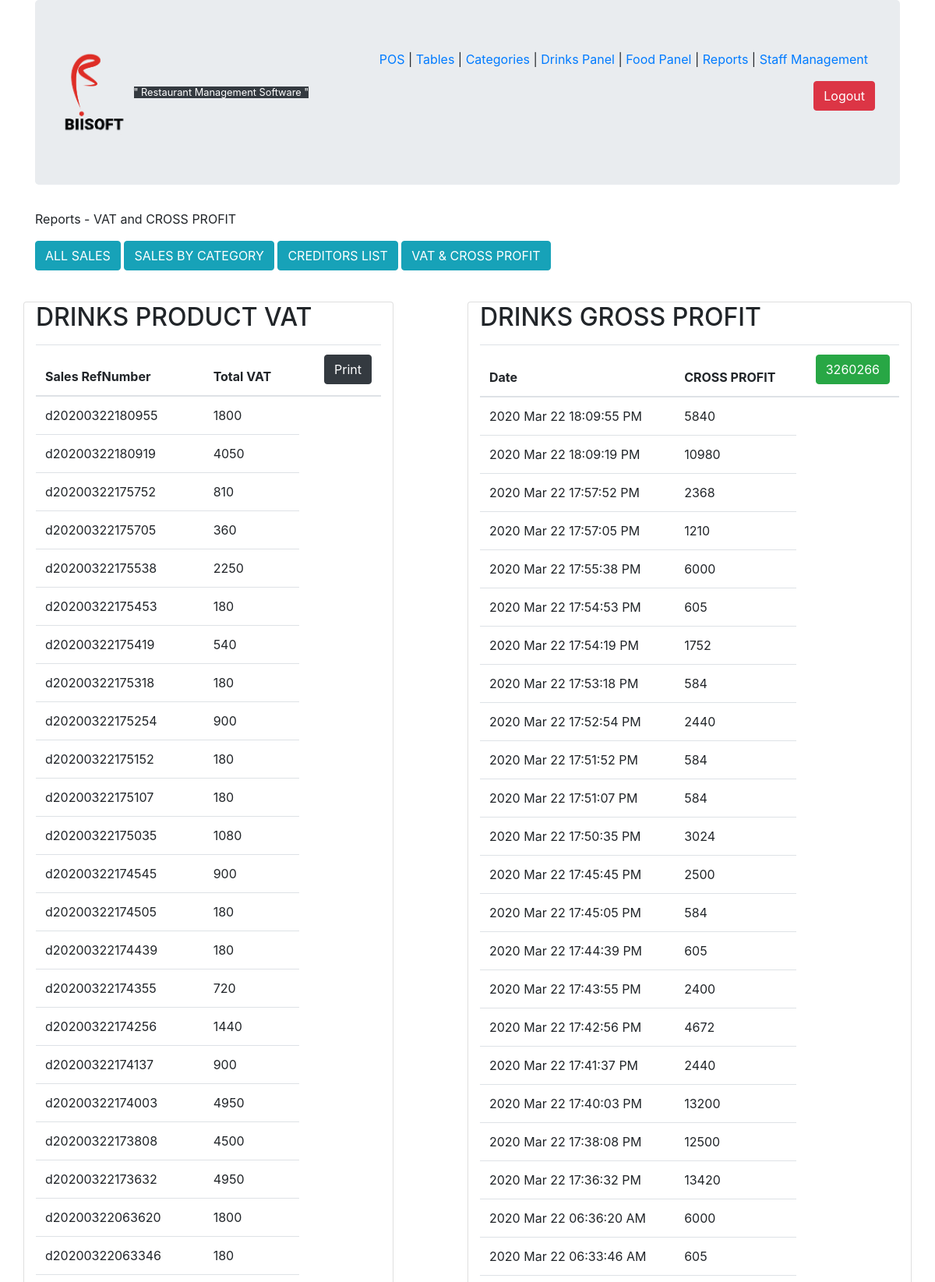
/profit.php (signed in, upper part), run on the app's committed database.
### tables this page shows
CREATE TABLE `sales` (
  `sales_id` int(11) NOT NULL,
  `sales_paymentMethod` varchar(45) NOT NULL,
  `sales_refNumber` varchar(255) NOT NULL,
  `sales_discount` int(11) NOT NULL,
  `sales_paid` int(11) NOT NULL COMMENT 'amount paid\n\n',
  `sales_total` int(11) NOT NULL COMMENT 'Total before discount\n\n',
  `sales_balance` int(11) NOT NULL COMMENT 'Total before discount\n\n',
  `sales_qty` int(11) NOT NULL,
  `sales_date` date NOT NULL,
  `sales_isssed_by` varchar(100) NOT NULL,
  `sales_deleted` int(11) NOT NULL DEFAULT 0,
  `sales_time` int(11) NOT NULL,
  `sales_dlt_date` int(11) DEFAULT NULL,
  `sales_dlt_by` varchar(45) DEFAULT NULL,
  `sales_totalNProfit` int(11) NOT NULL DEFAULT 0,
  `sales_VAT` varchar(45) NOT NULL DEFAULT '0'
);

### profit.php (the view, shortened to what this page needs)
<?php
include "includes/start.php";
include "includes/header.php";
if ($_SESSION['ROLE'] == 1 || $_SESSION['ROLE'] == 2) {
?>
       <div class="container">
       	<p class="p">Reports - VAT and CROSS PROFIT</p>
<?php
	include "includes/reportsNav.php";
?>
<p>&nbsp;</p>
<div class="row">
	<div class="col-md-5 card">
<h2>DRINKS PRODUCT VAT</h2>
		<div id="printSalesCat">
		<table id="" class="table table-hover">
			<thead>
				<tr>
					<th>Sales RefNumber</th>
					<th>Total VAT</th>
					<th>
<button class="btn btn-dark float-right" onClick="catText1(), printdiv('printSalesCat');">
				Print
			</button></th>
				</tr>
			</thead>
			<tbody>
				<?php
$selectSalesCat = $mysqli->query("SELECT sales_refNumber,sales_VAT FROM `sales` WHERE sales_deleted = 0 ORDER BY sales_id DESC;
") or die("ERROR 5000");
					while($data = $selectSalesCat->fetch_assoc()):
				 ?>
				<tr>
					<td><?php echo $data['sales_refNumber'];?></td>
					<td><?php echo $data['sales_VAT'];?></td>
				</tr>
				<?php
				endwhile;
				 ?>
			</tbody>
		</table>
		</div>
	</div>
	<div class="col-md-1">
	</div>
	<div class="col-md-6 card">
<h2>DRINKS GROSS PROFIT</h2>
		<div id="printSalesCat">
		<table id="" class="table table-hover">
			<thead>
				<tr>
					<th>Date</th>
					<th> CROSS PROFIT</th>
					<th>
<button class="btn btn-success float-right">
<?php
$selectSalesCat = $mysqli->query("SELECT SUM(sales_totalNProfit) AS crossP FROM `sales` WHERE sales_deleted = 0 ORDER BY sales_id DESC;
") or die("ERROR 5000");
echo $selectSalesCat->fetch_assoc()['crossP'];
?>
			</button></th>
				</tr>
			</thead>
			<tbody>
				<?php
$selectSalesCat = $mysqli->query("SELECT sales_time,sales_totalNProfit FROM `sales` WHERE sales_deleted = 0 ORDER BY sales_id DESC;
") or die("ERROR 5000");
					while($data = $selectSalesCat->fetch_assoc()):
				 ?>
				<tr>
					<td><?php
					$time =$data['sales_time'];
					echo date('Y M d H:i:s A',$time);
					?></td>
					<td><?php echo $data['sales_totalNProfit'];?></td>
				</tr>
				<?php
				endwhile;
				 ?>
			</tbody>
		</table>
		</div>
	</div>
       </div>
  <?php
        include "includes/footer.php";
        }else{
       $message = "Access Denied!";
       header("location: login.php?success=$message");
       exit();
 }
?>

### css/main.css (style rules this page uses)
.float-right { float: right; margin-bottom: 2%; }

### data on the page
sales: sales_refNumber "d20200322180955", sales_VAT "1800", sales_time "2020 Mar 22 18:09:55 PM", sales_totalNProfit "5840"
sales: sales_refNumber "d20200322180919", sales_VAT "4050", sales_time "2020 Mar 22 18:09:19 PM", sales_totalNProfit "10980"
sales: sales_refNumber "d20200322175752", sales_VAT "810", sales_time "2020 Mar 22 17:57:52 PM", sales_totalNProfit "2368"
sales: sales_refNumber "d20200322175705", sales_VAT "360", sales_time "2020 Mar 22 17:57:05 PM", sales_totalNProfit "1210"
sales: sales_refNumber "d20200322175538", sales_VAT "2250", sales_time "2020 Mar 22 17:55:38 PM", sales_totalNProfit "6000"
sales: sales_refNumber "d20200322175453", sales_VAT "180", sales_time "2020 Mar 22 17:54:53 PM", sales_totalNProfit "605"
sales: sales_refNumber "d20200322175419", sales_VAT "540", sales_time "2020 Mar 22 17:54:19 PM", sales_totalNProfit "1752"
sales: sales_refNumber "d20200322175318", sales_VAT "180", sales_time "2020 Mar 22 17:53:18 PM", sales_totalNProfit "584"
sales: sales_refNumber "d20200322175254", sales_VAT "900", sales_time "2020 Mar 22 17:52:54 PM", sales_totalNProfit "2440"
sales: sales_refNumber "d20200322175152", sales_VAT "180", sales_time "2020 Mar 22 17:51:52 PM", sales_totalNProfit "584"
sales: sales_refNumber "d20200322175107", sales_VAT "180", sales_time "2020 Mar 22 17:51:07 PM", sales_totalNProfit "584"
sales: sales_refNumber "d20200322175035", sales_VAT "1080", sales_time "2020 Mar 22 17:50:35 PM", sales_totalNProfit "3024"
sales: sales_refNumber "d20200322174545", sales_VAT "900", sales_time "2020 Mar 22 17:45:45 PM", sales_totalNProfit "2500"
sales: sales_refNumber "d20200322174505", sales_VAT "180", sales_time "2020 Mar 22 17:45:05 PM", sales_totalNProfit "584"
sales: sales_refNumber "d20200322174439", sales_VAT "180", sales_time "2020 Mar 22 17:44:39 PM", sales_totalNProfit "605"
sales: sales_refNumber "d20200322174355", sales_VAT "720", sales_time "2020 Mar 22 17:43:55 PM", sales_totalNProfit "2400"
sales: sales_refNumber "d20200322174256", sales_VAT "1440", sales_time "2020 Mar 22 17:42:56 PM", sales_totalNProfit "4672"
sales: sales_refNumber "d20200322174137", sales_VAT "900", sales_time "2020 Mar 22 17:41:37 PM", sales_totalNProfit "2440"
sales: sales_refNumber "d20200322174003", sales_VAT "4950", sales_time "2020 Mar 22 17:40:03 PM", sales_totalNProfit "13200"
sales: sales_refNumber "d20200322173808", sales_VAT "4500", sales_time "2020 Mar 22 17:38:08 PM", sales_totalNProfit "12500"
sales: sales_refNumber "d20200322173632", sales_VAT "4950", sales_time "2020 Mar 22 17:36:32 PM", sales_totalNProfit "13420"
sales: sales_refNumber "d20200322063620", sales_VAT "1800", sales_time "2020 Mar 22 06:36:20 AM", sales_totalNProfit "6000"
sales: sales_refNumber "d20200322063346", sales_VAT "180", sales_time "2020 Mar 22 06:33:46 AM", sales_totalNProfit "605"

### other printed values
$selectSalesCat->fetch_assoc()['crossP'] "3260266"
